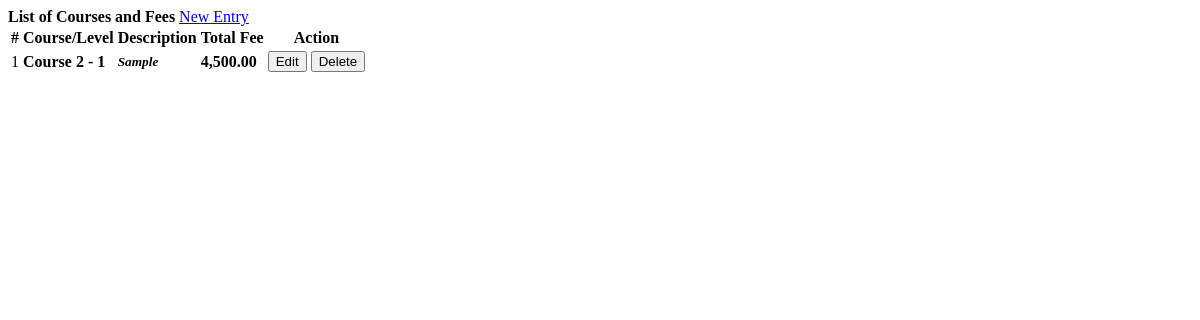
/courses.php, run on the app's committed database.
### tables this page shows
CREATE TABLE `courses` (
  `id` int(30) NOT NULL,
  `course` varchar(100) NOT NULL,
  `description` text NOT NULL,
  `level` varchar(150) NOT NULL,
  `total_amount` float NOT NULL,
  `date_created` datetime NOT NULL DEFAULT current_timestamp()
);

### courses.php (the view, shortened to what this page needs)
<?php include('db_connect.php');?>
<div class="container-fluid">
	<div class="col-lg-12">
		<div class="row">
			<div class="col-md-12">
				<div class="card">
					<div class="card-header">
						<b>List of Courses and Fees</b>
						<span class="float:right"><a class="btn btn-primary btn-block btn-sm col-sm-2 float-right" href="javascript:void(0)" id="new_course">
					<i class="fa fa-plus"></i> New Entry
				</a></span>
					</div>
					<div class="card-body">
						<table class="table table-condensed table-bordered table-hover">
							<thead>
								<tr>
									<th class="text-center">#</th>
									<th class="">Course/Level</th>
									<th class="">Description</th>
									<th class="">Total Fee</th>
									<th class="text-center">Action</th>
								</tr>
							</thead>
							<tbody>
								<?php
								$i = 1;
								$course = $conn->query("SELECT * FROM courses  order by course asc ");
								while($row=$course->fetch_assoc()):
								?>
								<tr>
									<td class="text-center"><?php echo $i++ ?></td>
									<td>
										<p> <b><?php echo $row['course'] . " - " . $row['level'] ?></b></p>
									</td>
									<td class="">
										 <p><small><i><b><?php echo $row['description'] ?></i></small></p>
									</td>
									<td class="text-right">
										<p> <b><?php echo number_format($row['total_amount'],2) ?></b></p>
									</td>
									<td class="text-center">
										<button class="btn btn-sm btn-outline-primary edit_course" type="button" data-id="<?php echo $row['id'] ?>" >Edit</button>
										<button class="btn btn-sm btn-outline-danger delete_course" type="button" data-id="<?php echo $row['id'] ?>">Delete</button>
									</td>
								</tr>
								<?php endwhile; ?>
							</tbody>
						</table>
					</div>
				</div>
			</div>
		</div>
	</div>
</div>

### courses.php (style rules this page uses)
td { vertical-align: middle !important; }
td p { margin: unset }

### data on the page
courses: course "Course 2", level "1", description "Sample", total_amount "4,500.00"
